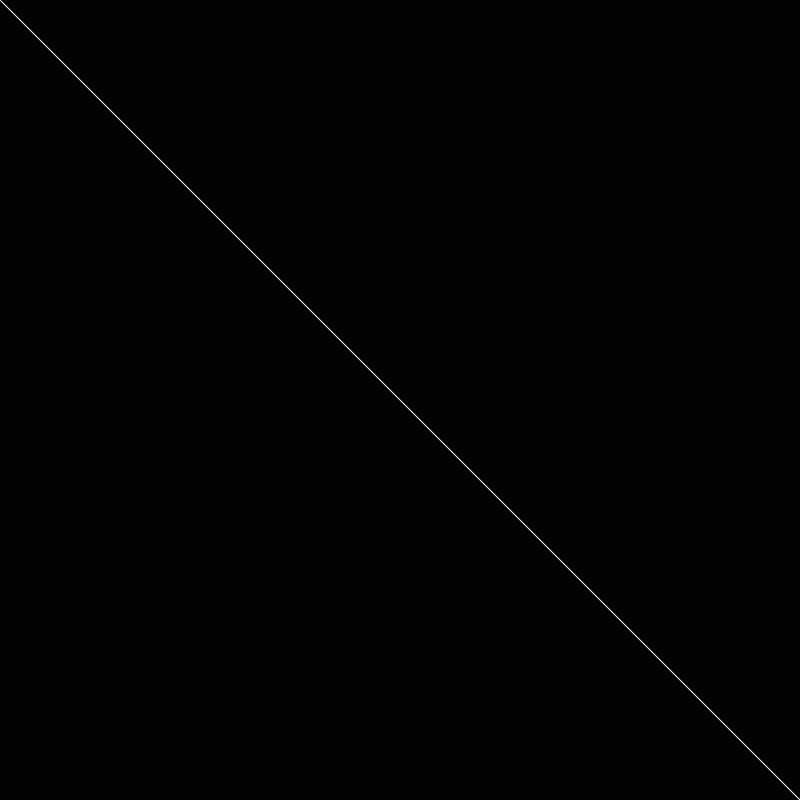
Frame 1 (no input)
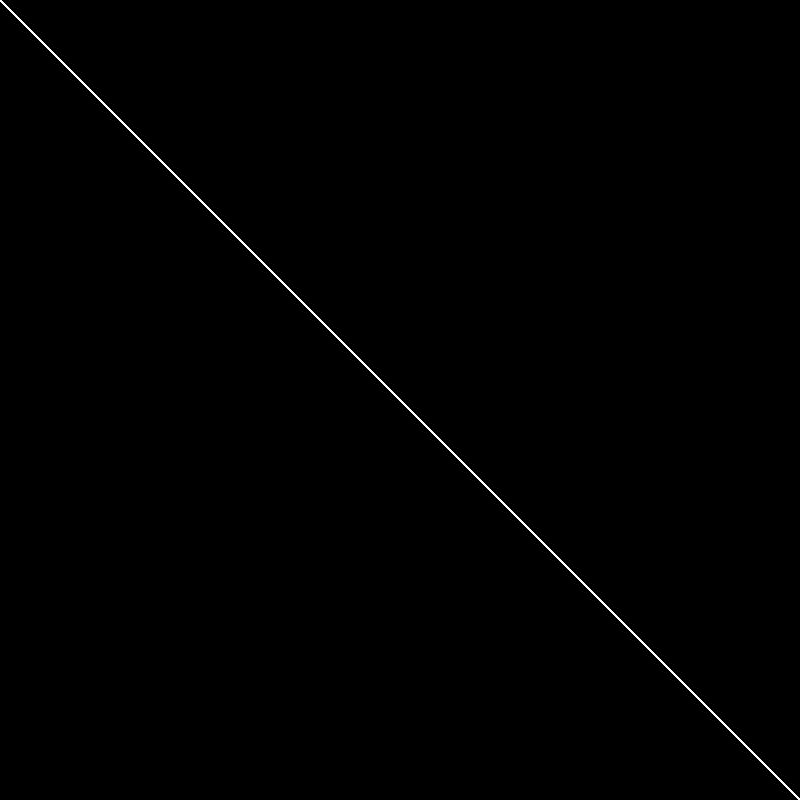
Frame 60 (the mouse pressed at the canvas centre just before this capture)
Frame 120 (the mouse held since frame 60 and released just before this capture): identical to frame 60, image omitted

The Processing sketch that drew these frames (run headless with seeded random() and noise(); from frame 60 on, the mouse is pressed at the canvas centre):

// Processing sketch: GridTest1_0
// ── GridTest1_0.pde
void setup(){
size(800,800);
background(0,0,0);
}


void draw(){
  stroke(255,255,255);
  drawLine(0,0,width,height);
}

void drawLine(float x, float y, float x2, float y2){
  line(x,y,x2,y2);
}

void drawGrid(float x, float grid, float gridStartX, float gridStartY){

}

void drawAngleGrid(float angle, float angleNoise, float angleStartX, float angleStartY){

}
